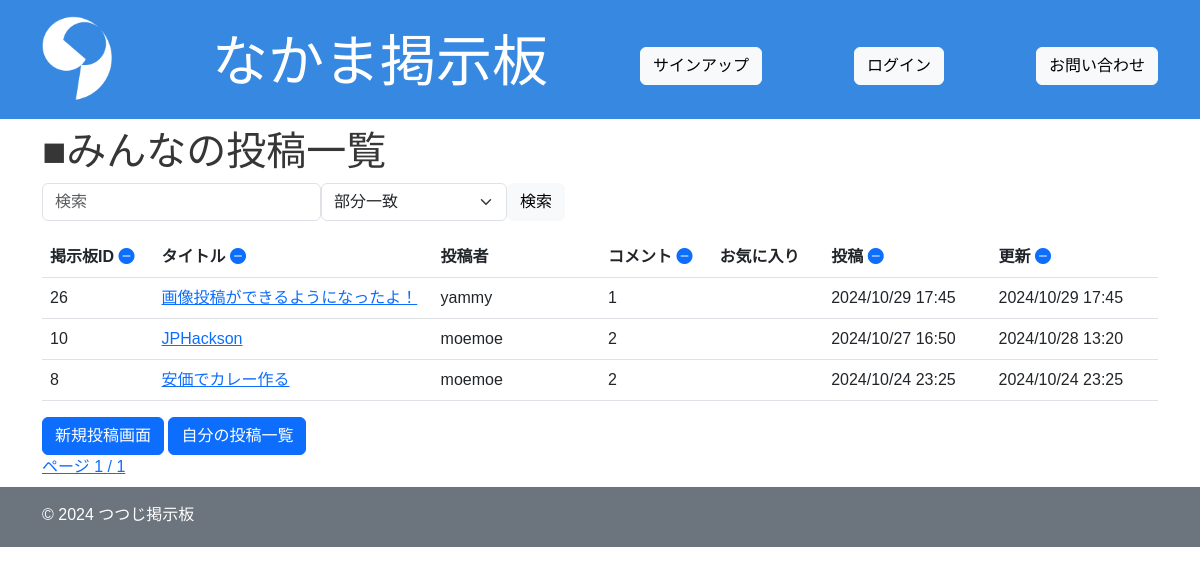
/, run on an earlier commit of the app's database.
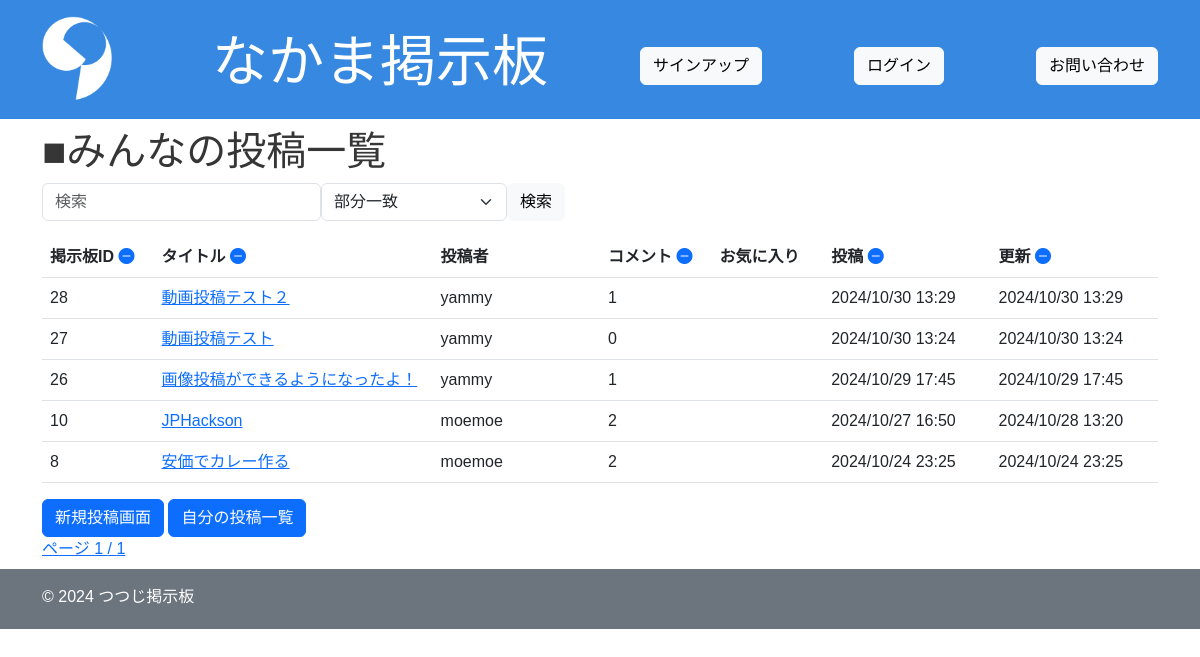
And on a later commit of the database.
### app/models.py (models this page shows, shortened)
class Board(models.Model):
    title = models.CharField(max_length=200)
    content = models.TextField()
    image = models.ImageField(upload_to='images/', blank=True, null=True)
    video = models.FileField(upload_to='videos/', blank=True, null=True)
    user = models.ForeignKey(User, on_delete=models.CASCADE, related_name="boards", null=True)
    created_at = models.DateTimeField(auto_now_add=True)
    updated_at = models.DateTimeField(auto_now=True)

### app/views.py (the view)
# urls.py: path("", views.index, name = "index"),
def index(request):
    user = request.user
    if user.is_authenticated:
        boards_query = Board.objects.annotate(
            is_favorite=Count("favorite", filter=models.Q(favorite__user=user)),
            comment_count=Count("comments")
        ).order_by("-updated_at")
    else:
        boards_query = Board.objects.annotate(
            is_favorite=Count("favorite", filter=models.Q(favorite__user=None)),
            comment_count=Count("comments")
        ).order_by("-updated_at")
    paginator = Paginator(boards_query, 10)
    page_number = request.GET.get("page")
    boards = paginator.get_page(page_number)
    return render(request, "index.html", {"boards": boards})

### templates/index.html (shortened to what this page needs)
{% extends "base.html" %}
{% load static %}
{% block content %}
<body class="dark">
    <section>
    <h1>■みんなの投稿一覧</h1>
    <form method="GET" action="{% url 'app:search' %}" class="d-flex flex-row mb-3">
    <div class="col-md-3">
        <input type="text" name="query" id="id_query" class="form-control" placeholder="検索">
    </div>
    <div class="col-md-2">
        <select name="search_type" class="form-select">
            <option value="partial">部分一致</option>
        </select>
    </div>
    <div class="col-md-1">
        <button type="submit" class="btn btn-light">検索</button>
        </div>
    </form>
    <table class="table">
        <colgroup>
            <col style="width: 10%;">
            <col style="width: 25%;">
            <col style="width: 15%;">
            <col style="width: 10%;">
            <col style="width: 10%;">
            <col style="width: 15%;">
            <col style="width: 15%;">
        </colgroup>
        <thead>
            <tr>
                <th scope="col">掲示板ID
                    <a href="{% url 'app:sort' %}?sort=id&direction={{ next_direction|default:'asc' }}">
                        {% include "direction.html" with sort_filed='id' field=sort_by direction=direction %}
                    </a>
                </th>
                <th scope="col">タイトル
                <a href="{% url 'app:sort' %}?sort=title&direction={{ next_direction|default:'asc' }}">
                    {% include "direction.html" with sort_filed='title' field=sort_by direction=direction %}
                </a>
                <th scope="col">投稿者</th>
            <th scope="col">コメント
                <a href="{% url 'app:sort' %}?sort=comment_count&direction={{ next_direction|default:'asc' }}">
                    {% include "direction.html" with sort_filed='comment_count' field=sort_by direction=direction %}
                </a>
            </th>
            <th scope="col">
                お気に入り
            </th>
                <th scope="col">
                    投稿
                <a href="{% url 'app:sort' %}?sort=created_at&direction={{ next_direction|default:'asc' }}">
                    {% include "direction.html" with sort_filed='created_at' field=sort_by direction=direction %}
                </a>
                </th>
                <th scope="col">更新
                <a href="{% url 'app:sort' %}?sort=updated_at&direction={{ next_direction|default:'asc' }}">
                    {% include "direction.html" with sort_filed='updated_at' field=sort_by direction=direction %}
                </a>
            </th>
            </tr>
        </thead>
        <tbody>
            {% for board in boards %}
            <tr>
                <td scope="col">{{ board.id }}</td>
                <td scope="col"><a href="{% url 'app:show' pk=board.id %}">{{ board.title }}</a></td>
                <td scope="col">{{ board.user }}</td>
                <td scope="col">{{ board.comment_count }}</td>
                <td>
                </td>
                <td scope="col">{{ board.created_at|date:"Y/m/d H:i" }}</td>
                <td scope="col">{{ board.updated_at|date:"Y/m/d H:i" }}</td>
                </tr>
            {% empty %}
                <p>該当するスレッドが見つかりませんでした。</p>
            {% endfor %}
        </tbody>
        </table>
        <a href="{% url 'app:new' %}" class="btn btn-primary">新規投稿画面</a>
        <a href="{% url 'app:my_boards' %}" class="btn btn-primary">自分の投稿一覧</a>
    </section>
    <a href="#">ページ {{ boards.number }} / {{ boards.paginator.num_pages }}</a>
</body>
{% endblock %}

### templates/base.html (shortened to what this page needs)
{% load static %}
<!DOCTYPE html>
<html lang="ja">
<head>
     <link href="https://cdn.jsdelivr.net/npm/bootstrap@5.3.0/dist/css/bootstrap.min.css" rel="stylesheet">
     <link rel="stylesheet" href="https://cdn.jsdelivr.net/npm/bootstrap-icons@1.11.3/font/bootstrap-icons.min.css">
     <link rel="stylesheet" type="text/css" href="{% static 'css/style.css' %}">
</head>
<body>
    <header class="bg-success">
        <div class="container">
            <div class="pt-3 pb-1 mb-2 text-white d-flex justify-content-between align-items-center flex-wrap">
            <img src="{% static 'images/icon.png' %}" alt="アイコン" width="70" class="me-2">
            <h1 class="display-4">なかま掲示板</h1>
            {% if user.is_authenticated %}
            <div>
                <p class="text-light">「{{ user.username }}」でログイン中</p>
            </div>
            <div>
                <form action="{% url 'logout' %}" method="post" style="display: inline;">
                {% csrf_token %}
                    <button type="submit" class="btn btn-light">ログアウト</button>
                </form>
                <a href="{% url 'app:contact' %}" class="btn btn-light">お問い合わせ</a>
                <a href="{% url 'app:option' %}" class="btn btn-light">設定</a>
            </div>
            {% else %}
                <a href="{% url 'signup' %}" class="btn btn-light">サインアップ</a>
                <a href="{% url 'login' %}" class="btn btn-light">ログイン</a>
                <a href="{% url 'app:contact' %}" class="btn btn-light">お問い合わせ</a>
            {% endif %}
            </div>
        </div>
    </header>
    <main>
        <div class="container">
            <div class="mb-2">
                {% block content %}{% endblock %}
            </div>
        </div>
    </main>
    <footer class="bg-secondary">
        <div class="container">
            <div class="pt-3 pb-1 mb-2 text-white">
                <p class="trxt-center">&copy; 2024 つつじ掲示板</p>
            </div>
        </div>
    </footer>
</body>
</html>

### templates/direction.html
{% if sort_field == field %}
    {% if irection == 'asc' %}
            <i class="bi bi-arrow-down-circle-fill"></i>
    {% else %}
    <i class="bi bi-arrow-up-circle-fill"></i>
    {% endif %}
{% else %}
    <i class="bi bi-dash-circle-fill"></i>
{% endif %}

### static/css/style.css (style rules this page uses)
* { padding: 0; margin: 0; box-sizing: border-box; text-decoration: none; color: inherit; list-style-position: inside; }
.bg-success { background-color: #3688e0 !important; color: #363636; }
body { font-size: 16px; color: #363636; font-family: "Hiragino kaku Gothic ProN", sans-serif; }
header { background-color: cyan; text-align: center; }
main { padding: 0 20px; }

What changed in the data, as far as the page shows it:
added Board: id "28", title "動画投稿テスト２", user "yammy", comment_count "1", created_at "2024/10/30 13:29", updated_at "2024/10/30 13:29"
added Board: id "27", title "動画投稿テスト", user "yammy", comment_count "0", created_at "2024/10/30 13:24", updated_at "2024/10/30 13:24"
